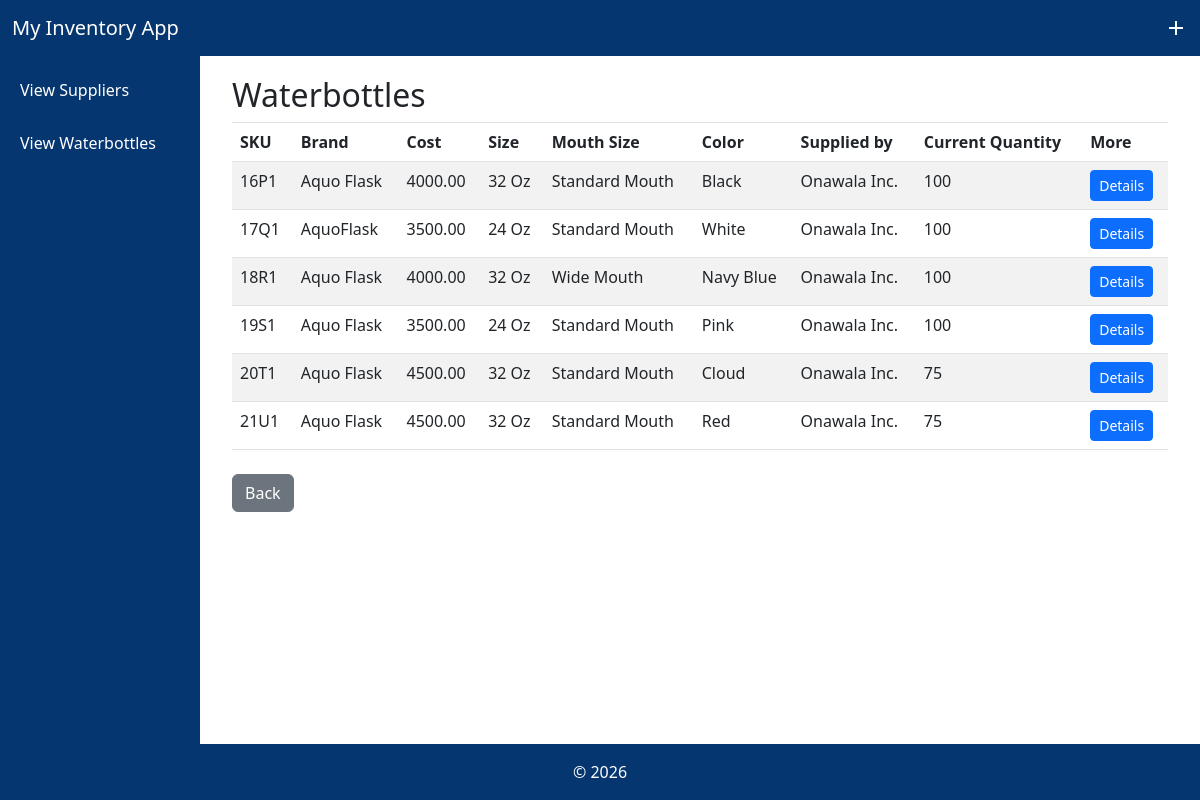
/view_bottles/5/, run on an earlier commit of the app's database.
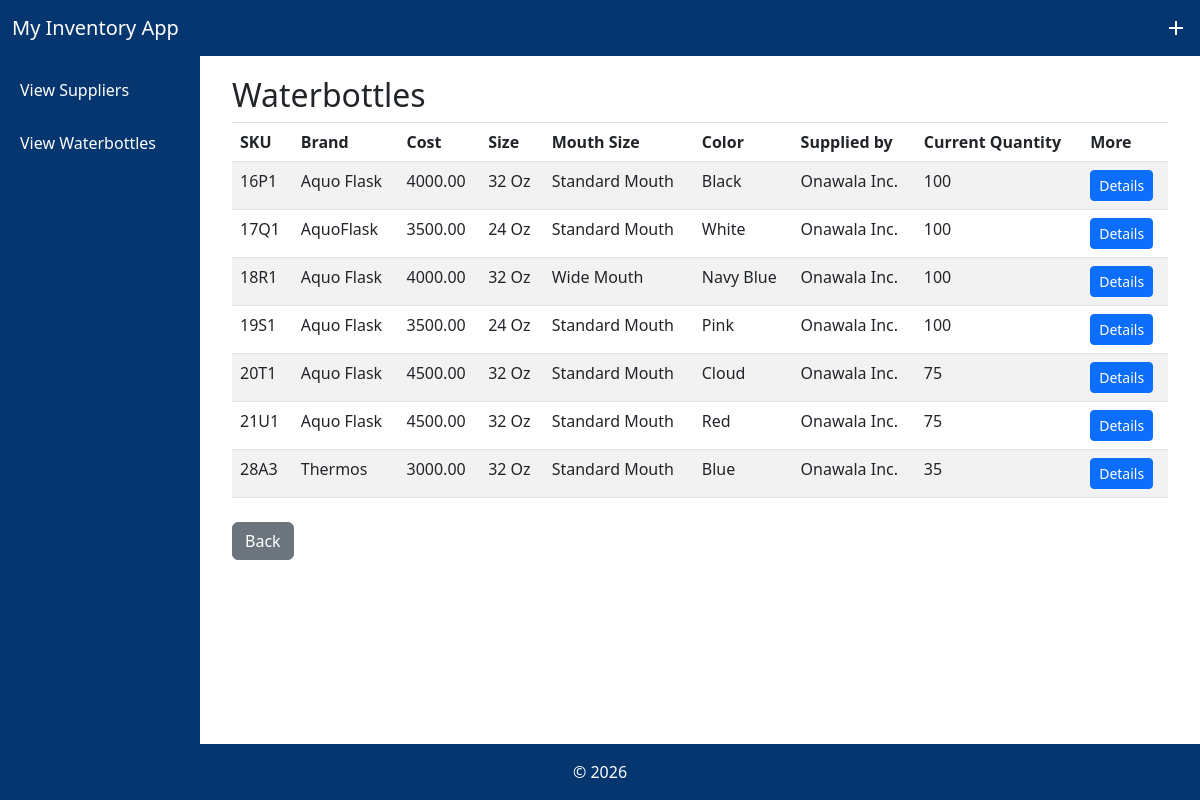
And on a later commit of the database.
### MyInventoryApp/models.py (models this page shows, shortened)
class WaterBottle(models.Model):
    SKU = models.CharField(max_length=300)
    Brand = models.CharField(max_length=300)
    Cost = models.DecimalField(max_digits=100, decimal_places=2)
    Size = models.CharField(max_length=300)
    Mouth_Size = models.CharField(max_length=300)
    Color = models.CharField(max_length=300)
    Supplied_by = models.ForeignKey(Supplier,on_delete=models.CASCADE)
    Current_Quantity = models.IntegerField()
    objects = models.Manager()

class Supplier(models.Model):
    Name = models.CharField(max_length=300)
    City = models.CharField(max_length=300)
    Country = models.CharField(max_length=300)
    Created_At = models.DateTimeField(blank=True, null=True)
    objects = models.Manager()

### MyInventoryApp/views.py (the view)
# urls.py: path('view_bottles/<int:pk>/', views.view_bottles_by_supplier, name='view_bottles_by_supplier'),
def view_bottles_by_supplier(request, pk):
    supplier = get_object_or_404(Supplier, pk=pk)
    waterbottles = WaterBottle.objects.filter(Supplied_by_id=pk)
    return render(request, "MyInventoryApp/view_bottles.html", {"supplier": supplier,"waterbottles": waterbottles})

### MyInventoryApp/templates/MyInventoryApp/view_bottles.html
{% extends 'MyInventoryApp/base.html' %}
{% load static %}
                {% block content %}
                <h2>Waterbottles</h2>
                <div class="col-12">
                    <table class="table table-striped">
                        <thead>
                            <th class="border-top border-bottom" scope="col"> SKU </th>
                            <th class="border-top border-bottom" scope="col"> Brand </th>
                            <th class="border-top border-bottom" scope="col"> Cost </th>
                            <th class="border-top border-bottom" scope="col"> Size </th>
                            <th class="border-top border-bottom" scope="col"> Mouth Size </th>
                            <th class="border-top border-bottom" scope="col"> Color </th>
                            <th class="border-top border-bottom" scope="col"> Supplied by </th>
                            <th class="border-top border-bottom" scope="col"> Current Quantity </th>
                            <th class="border-top border-bottom" scope="col"> More </th>
                        </thead>
                        <tbody>
                            {% for bottle in waterbottles %}
                            <tr>
                                <td> {{ bottle.SKU }} </td>
                                <td> {{ bottle.Brand }} </td>
                                <td> {{ bottle.Cost }} </td>
                                <td> {{ bottle.Size }} </td>
                                <td> {{ bottle.Mouth_Size }} </td>
                                <td> {{ bottle.Color }} </td>
                                <td> {{ bottle.Supplied_by.Name }} </td>
                                <td> {{ bottle.Current_Quantity }} </td>
                                <td> <a href="{% url 'view_bottle_details' bottle.pk %}" class="btn btn-primary btn-sm">Details</a> </td>
                            </tr>
                            {% endfor %}
                        </tbody>
                    </table>
                    <div class="mt-4">
                        <a href="{% url 'view_supplier' %}" class="btn btn-secondary"> Back </a>
                    </div>
                </div>
                {% endblock %}

What changed in the data, as far as the page shows it:
added WaterBottle: SKU "28A3", Brand "Thermos", Cost "3000.00", Size "32 Oz", Mouth_Size "Standard Mouth", Color "Blue", Supplied_by.Name "Onawala Inc.", Current_Quantity "35"
